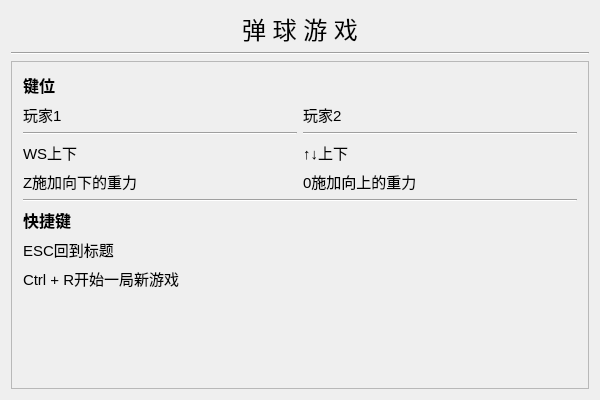
<?xml version="1.0" encoding="UTF-8"?>
<ui version="4.0">
 <class>HelpWindowClass</class>
 <widget class="QWidget" name="HelpWindowClass">
  <property name="geometry">
   <rect>
    <x>0</x>
    <y>0</y>
    <width>600</width>
    <height>400</height>
   </rect>
  </property>
  <property name="windowTitle">
   <string>HelpWindow</string>
  </property>
  <layout class="QVBoxLayout" name="verticalLayout">
   <item>
    <widget class="QPushButton" name="pushButton">
     <property name="font">
      <font>
       <family>Microsoft YaHei UI</family>
       <pointsize>18</pointsize>
       <weight>50</weight>
       <bold>false</bold>
      </font>
     </property>
     <property name="focusPolicy">
      <enum>Qt::NoFocus</enum>
     </property>
     <property name="contextMenuPolicy">
      <enum>Qt::NoContextMenu</enum>
     </property>
     <property name="styleSheet">
      <string notr="true">border:none;</string>
     </property>
     <property name="text">
      <string>弹 球 游 戏</string>
     </property>
     <property name="icon">
      <iconset resource="mainWindow.qrc">
       <normaloff>:/resource/resource/icons/弹球.png</normaloff>:/resource/resource/icons/弹球.png</iconset>
     </property>
     <property name="iconSize">
      <size>
       <width>100</width>
       <height>100</height>
      </size>
     </property>
    </widget>
   </item>
   <item>
    <widget class="Line" name="line">
     <property name="enabled">
      <bool>true</bool>
     </property>
     <property name="orientation">
      <enum>Qt::Horizontal</enum>
     </property>
    </widget>
   </item>
   <item>
    <widget class="QFrame" name="textFrame">
     <property name="frameShape">
      <enum>QFrame::StyledPanel</enum>
     </property>
     <property name="frameShadow">
      <enum>QFrame::Raised</enum>
     </property>
     <layout class="QGridLayout" name="gridLayout">
      <item row="2" column="0">
       <widget class="Line" name="line_9">
        <property name="orientation">
         <enum>Qt::Horizontal</enum>
        </property>
       </widget>
      </item>
      <item row="1" column="0">
       <widget class="QLabel" name="label_22">
        <property name="font">
         <font>
          <family>Microsoft YaHei UI</family>
          <pointsize>11</pointsize>
         </font>
        </property>
        <property name="text">
         <string>玩家1</string>
        </property>
       </widget>
      </item>
      <item row="3" column="0">
       <widget class="QLabel" name="label_2">
        <property name="font">
         <font>
          <family>Microsoft YaHei UI</family>
          <pointsize>11</pointsize>
         </font>
        </property>
        <property name="text">
         <string>WS上下</string>
        </property>
       </widget>
      </item>
      <item row="6" column="0">
       <widget class="QLabel" name="label_36">
        <property name="font">
         <font>
          <family>Microsoft YaHei UI</family>
          <pointsize>12</pointsize>
          <weight>75</weight>
          <bold>true</bold>
         </font>
        </property>
        <property name="text">
         <string>快捷键</string>
        </property>
       </widget>
      </item>
      <item row="2" column="1">
       <widget class="Line" name="line_10">
        <property name="orientation">
         <enum>Qt::Horizontal</enum>
        </property>
       </widget>
      </item>
      <item row="0" column="0">
       <widget class="QLabel" name="label">
        <property name="font">
         <font>
          <family>Microsoft YaHei UI</family>
          <pointsize>12</pointsize>
          <weight>75</weight>
          <bold>true</bold>
         </font>
        </property>
        <property name="text">
         <string>键位</string>
        </property>
       </widget>
      </item>
      <item row="7" column="0">
       <widget class="QLabel" name="label_37">
        <property name="font">
         <font>
          <family>Microsoft YaHei UI</family>
          <pointsize>11</pointsize>
         </font>
        </property>
        <property name="text">
         <string>ESC回到标题</string>
        </property>
       </widget>
      </item>
      <item row="3" column="1">
       <widget class="QLabel" name="label_5">
        <property name="font">
         <font>
          <family>Microsoft YaHei UI</family>
          <pointsize>11</pointsize>
         </font>
        </property>
        <property name="text">
         <string>↑↓上下</string>
        </property>
       </widget>
      </item>
      <item row="4" column="0">
       <widget class="QLabel" name="label_9">
        <property name="font">
         <font>
          <family>Microsoft YaHei UI</family>
          <pointsize>11</pointsize>
         </font>
        </property>
        <property name="text">
         <string>Z施加向下的重力</string>
        </property>
       </widget>
      </item>
      <item row="8" column="0">
       <widget class="QLabel" name="label_38">
        <property name="font">
         <font>
          <family>Microsoft YaHei UI</family>
          <pointsize>11</pointsize>
         </font>
        </property>
        <property name="text">
         <string>Ctrl + R开始一局新游戏</string>
        </property>
       </widget>
      </item>
      <item row="5" column="0" colspan="2">
       <widget class="Line" name="line_3">
        <property name="orientation">
         <enum>Qt::Horizontal</enum>
        </property>
       </widget>
      </item>
      <item row="1" column="1">
       <widget class="QLabel" name="label_23">
        <property name="font">
         <font>
          <family>Microsoft YaHei UI</family>
          <pointsize>11</pointsize>
         </font>
        </property>
        <property name="text">
         <string>玩家2</string>
        </property>
       </widget>
      </item>
      <item row="4" column="1">
       <widget class="QLabel" name="label_6">
        <property name="font">
         <font>
          <family>Microsoft YaHei UI</family>
          <pointsize>11</pointsize>
         </font>
        </property>
        <property name="text">
         <string>0施加向上的重力</string>
        </property>
       </widget>
      </item>
      <item row="9" column="0">
       <spacer name="verticalSpacer">
        <property name="orientation">
         <enum>Qt::Vertical</enum>
        </property>
        <property name="sizeHint" stdset="0">
         <size>
          <width>20</width>
          <height>40</height>
         </size>
        </property>
       </spacer>
      </item>
     </layout>
    </widget>
   </item>
  </layout>
 </widget>
 <layoutdefault spacing="6" margin="11"/>
 <resources>
  <include location="mainWindow.qrc"/>
 </resources>
 <connections/>
</ui>
